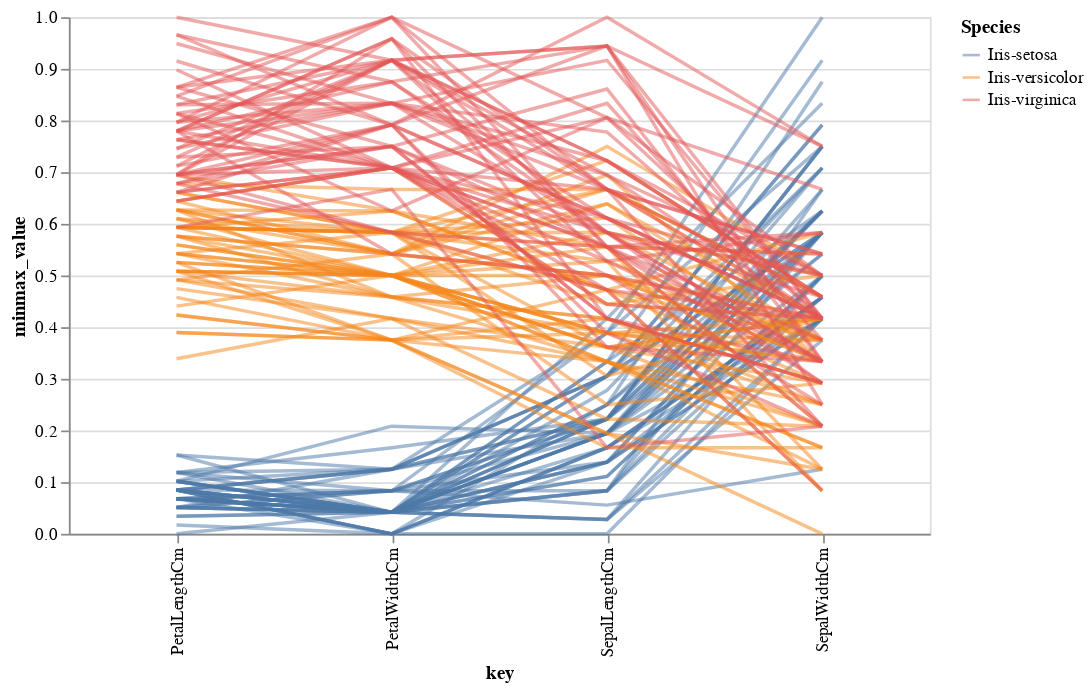

This figure's notebook cell:
### Markdown cell above
Nice! So now let's try something new, let's visualize a parallel plot using Altair. Parallel coordinates plots are a common way to visualize high-dimensional data. Each feature is represented by a vertical line, and each observation is represented by a polyline that connects the values of each feature.


Creating a parallel plot is not straightforward because each feature needs to be reescaled to fit within the same range.

### Code cell
from altair import datum
# datumm is used to refer to the current datum in Altair's transform_calculate
# it refers to the current row of data being processed in the Altair chart pipeline.

chart = alt.Chart(df_iris).transform_window(
    # Create a separated plot group for each species.
    index='count()'
).transform_fold(
    # Fold the numeric columns to long format for min-max normalization
    ['SepalLengthCm', 'SepalWidthCm', 'PetalLengthCm', 'PetalWidthCm']
).transform_joinaggregate(
    # Compute the min and max for each key (variable)
     min='min(value)',
     max='max(value)',
     groupby=['key']
).transform_calculate(
    # Calculate the min-max normalized value for each point
    # This will be used to plot the normalized values on the y-axis
    minmax_value=(datum.value-datum.min)/(datum.max-datum.min),
    mid=(datum.min+datum.max)/2
).mark_line().encode(
    # Use the key as the x-axis, and the normalized value as the y-axis
    x='key:N',
    y='minmax_value:Q',
    color='Species:N',
    detail='index:N',
    opacity=alt.value(0.5)
).properties(width=500)

chart

### Figure 1 — Vega-Lite specification as saved in the notebook (floating-point values rounded to 4 significant figures; data arrays with more than 128 entries replaced by an {"elided": "..."} marker saying what was removed)
{"config": {"view": {"continuousWidth": 300, "continuousHeight": 300}}, "data": {"name": "data-ba9a4282ceba508959efc5f1b70cf173"}, "mark": {"type": "line"}, "encoding": {"color": {"field": "Species", "type": "nominal"}, "detail": {"field": "index", "type": "nominal"}, "opacity": {"value": 0.5}, "x": {"field": "key", "type": "nominal"}, "y": {"field": "minmax_value", "type": "quantitative"}}, "transform": [{"window": [{"op": "count", "as": "index"}]}, {"fold": ["SepalLengthCm", "SepalWidthCm", "PetalLengthCm", "PetalWidthCm"]}, {"joinaggregate": [{"op": "min", "field": "value", "as": "min"}, {"op": "max", "field": "value", "as": "max"}], "groupby": ["key"]}, {"calculate": "((datum.value - datum.min) / (datum.max - datum.min))", "as": "minmax_value"}, {"calculate": "((datum.min + datum.max) / 2)", "as": "mid"}], "width": 500, "$schema": "https://vega.github.io/schema/vega-lite/v5.20.1.json", "datasets": {"data-ba9a4282ceba508959efc5f1b70cf173": {"elided": "150 records"}}}
